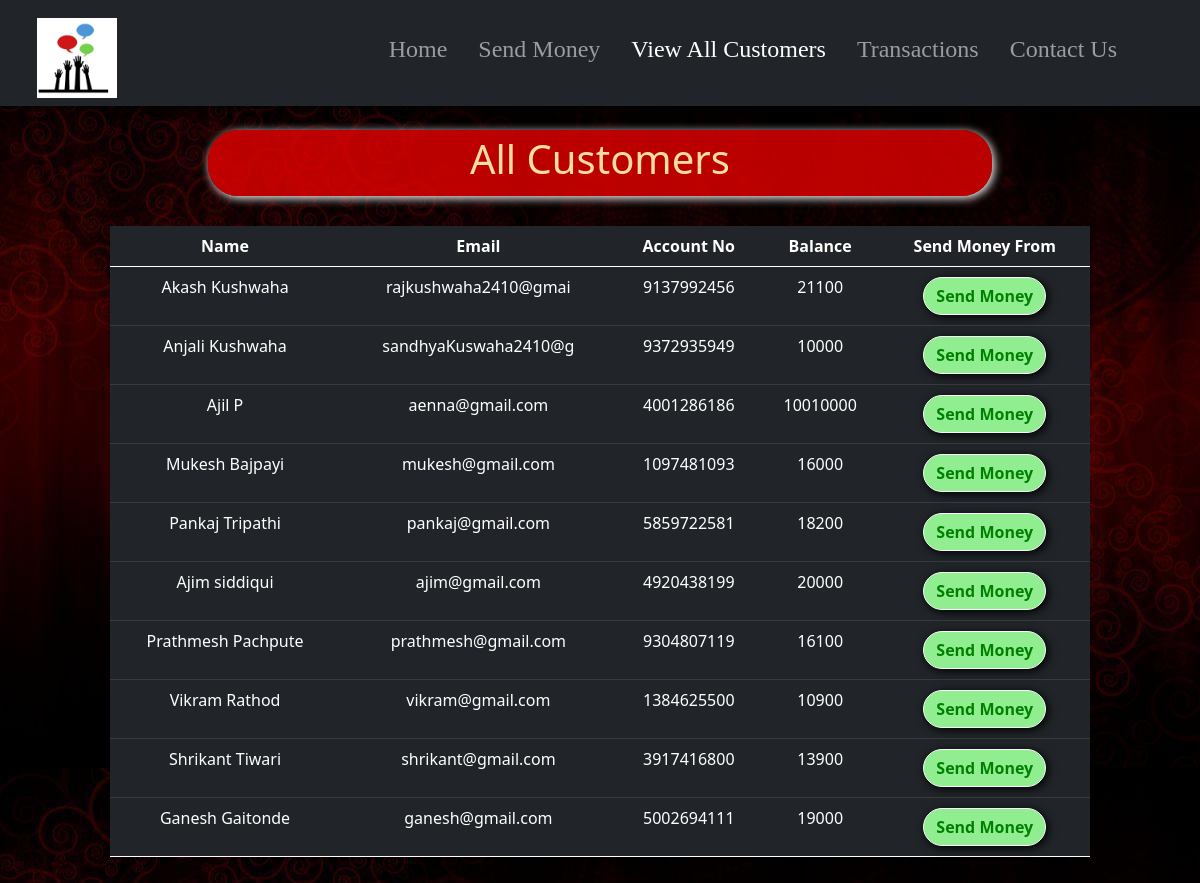
/all_cust.php, run on the app's committed database.
### tables this page shows
CREATE TABLE `users` (
  `sr` int(11) NOT NULL,
  `name` varchar(20) NOT NULL,
  `email` varchar(20) NOT NULL,
  `accno` varchar(10) NOT NULL,
  `blc` bigint(20) NOT NULL
);

### all_cust.php (the view, shortened to what this page needs)
<!doctype html>
<html lang="en">
<head>
    <link href="https://cdn.jsdelivr.net/npm/bootstrap@5.0.2/dist/css/bootstrap.min.css" rel="stylesheet"
>
    <link rel="stylesheet" href="https://cdnjs.cloudflare.com/ajax/libs/font-awesome/5.15.3/css/all.min.css"
 />
</head>
<body style="background-image:url('statics/Home.jpg');">
    <?php include 'spin.php'; ?>
    <nav class="navbar navbar-expand-lg navbar-dark bg-dark fixed fixed-top"
        style="font-family:candara; font-size:18px; box-shadow: 0px 0px 10px 0px black;">
        <div class="container-fluid">
            <a href="index.php"><img src="statics\logo.png" alt=""
                    style="height: 80px; margin-left:25px; margin-top:10px;"></a>
        </div>
        <div class="collapse navbar-collapse" id="navbarSupportedContent">
            <b>
                <ul class="navbar-nav ">
                    <li class="nav-item nav-links" style="margin-left:15px;">
                        <a class="nav-link text-nowrap" aria-current="page" href="index.php"><h4>Home</h4></a>
                    </li>
                    <li class="nav-item" style="margin-left:15px; ">
                        <a class="nav-link text-nowrap" href="send_money.php"><h4>Send Money</h4></a>
                    </li>
                    <li class="nav-item" style="margin-left:15px;">
                        <a class="nav-link text-nowrap active" href="all_cust.php"><h4>View All Customers</h4></a>
                    </li>
                    <li class="nav-item" style="margin-left:15px;">
                        <a class="nav-link text-nowrap" href="transactions.php"><h4>Transactions</h4></a>
                    </li>
                    <li class="nav-item" style="margin-left:15px; margin-right:75px;">
                        <a class="nav-link text-nowrap" href="contact_us.php"><h4>Contact Us</h4></a>
                    </li>
                </ul>
            </b>
        </div>
    </nav>
    <center>
        <div class="container" style="margin-top: 10%; padding:10px 80px 10px 80px; ">
            <div
                style="width:80%; background-color:rgba(253,0,0,.73); padding:5px 5px 5px 5px; border-radius:30px; box-shadow: 2px 2px 10px white;">
                <h1 style=" color:#FFBD;">All Customers</h1>
            </div>
            <?php
    $conn = mysqli_connect($servername, $username, $password, $database);
    if(!$conn){
        die("Connection not established: ".mysqli_connect_error());
    }else{
        $sql = "SELECT * FROM `users`";
        $result = mysqli_query($conn, $sql);
?>
            <table class="table table-dark" style="margin-top: 30px;">
                <thead>
                    <tr>
                        <th scope="col">Name</th>
                        <th scope="col">Email</th>
                        <th scope="col">Account No</th>
                        <th scope="col">Balance</th>
                        <th scope="col">Send Money From</th>
                    </tr>
                </thead>
                <?php
echo "<tbody>";
        while($row = mysqli_fetch_assoc($result)){
        echo    '
            <tr>
              <td>'.$row['name'].'</td>
              <td>'.$row['email'].'</td>
              <td>'.$row['accno'].'</td>
              <td>'.$row['blc'].'</td>
              <td style="padding:10px 10px 10px 10px">
              <a href="send_money.php?reads='.$row['accno'].'"
              <button type="button" class="btn mybtn btn-outline-light">Send Money</button>
              </a>
              </td>
            </tr>';
    }
    }
    echo "</tbody>";
?>
        </div>
    </center>
</body>
</html>

### spin.php (shortened to what this page needs)
<html>
<head>
<link rel="stylesheet" href="https://cdnjs.cloudflare.com/ajax/libs/font-awesome/5.15.3/css/all.min.css" />
</head>
<body>
    </body>
</html>

### all_cust.php (style rules this page uses)
th, td { text-align: center; }
.mybtn { box-shadow: 2px 2px 10px black; border-radius: 30px; font-weight: bold; background-color: lightgreen; color: green; }

### data on the page
users: name "Akash Kushwaha", email "rajkushwaha2410@gmai", accno "9137992456", blc "21100"
users: name "Anjali Kushwaha", email "sandhyaKuswaha2410@g", accno "9372935949", blc "10000"
users: name "Ajil P", email "aenna@gmail.com", accno "4001286186", blc "10010000"
users: name "Mukesh Bajpayi", email "mukesh@gmail.com", accno "1097481093", blc "16000"
users: name "Pankaj Tripathi", email "pankaj@gmail.com", accno "5859722581", blc "18200"
users: name "Ajim siddiqui", email "ajim@gmail.com", accno "4920438199", blc "20000"
users: name "Prathmesh Pachpute", email "prathmesh@gmail.com", accno "9304807119", blc "16100"
users: name "Vikram Rathod", email "vikram@gmail.com", accno "1384625500", blc "10900"
users: name "Shrikant Tiwari", email "shrikant@gmail.com", accno "3917416800", blc "13900"
users: name "Ganesh Gaitonde", email "ganesh@gmail.com", accno "5002694111", blc "19000"
